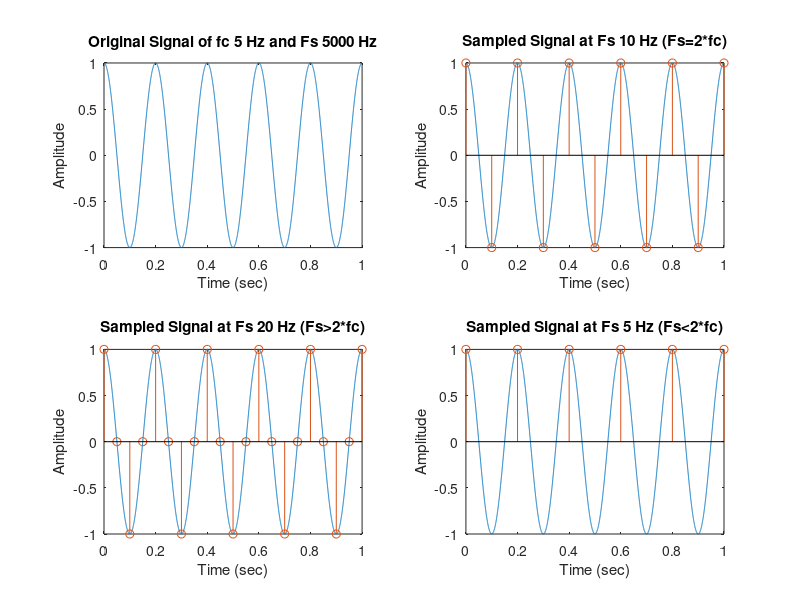

Here is the MATLAB script that generated this plot:
f = 5 ;                         %frequency of cosine wave

Fs1 = 5000 ;                    %sampling frequency of original signal
dt = 1/Fs1;                     %seconds per sample 
Time = 1;                       %End time 
t1 = (0:dt:Time)';              %range of time axis  
x1 = cos(2*pi*f*t1);            %cosine signal 
 
Fs2 = 10 ;                      %sampling frequency Fs = 2*fc
dt = 1/Fs2;                     %seconds per sample 
Time = 1;                       %End time 
t2 = (0:dt:Time)';              %range of time axis  
x2 = cos(2*pi*f*t2);            %cosine signal 
 
Fs3 = 20 ;                      %sampling frequency Fs > 2*fc 
dt = 1/Fs3;                     %seconds per sample 
Time = 1;                       %End time 
t3 = (0:dt:Time)';              %range of time axis  
x3 = cos(2*pi*f*t3);            %cosine signal 
 
Fs4 = 5 ;                       %sampling frequency Fs < 2*fc
dt = 1/Fs4;                     %seconds per sample 
Time = 1;                       %End time 
t4 = (0:dt:Time)';              %range of time axis  
x4 = cos(2*pi*f*t4);            %cosine signal 
  
subplot(2,2,1)                  %Plot Original Signal
plot (t1,x1)
xlabel('Time (sec)')
ylabel('Amplitude')
title('Original Signal of fc 5 Hz and Fs 5000 Hz')
 
subplot(2,2,2)                  %Plot Sampled Signal with Fs=2*fc
plot (t1,x1)
hold on
stem (t2,x2)
hold off
xlabel('Time (sec)')
ylabel('Amplitude')
title('Sampled Signal at Fs 10 Hz (Fs=2*fc)')
 
subplot(2,2,3)                  %Plot Sampled Signal with Fs>2*fc
plot (t1,x1)
hold on
stem (t3,x3)
hold off
xlabel('Time (sec)')
ylabel('Amplitude')
title('Sampled Signal at Fs 20 Hz (Fs>2*fc)')
 
subplot(2,2,4)                  %Plot Sampled Signal with Fs<2*fc
plot (t1,x1)
hold on
stem (t4,x4)
hold off
xlabel('Time (sec)')
ylabel('Amplitude')
title('Sampled Signal at Fs 5 Hz (Fs<2*fc)')
